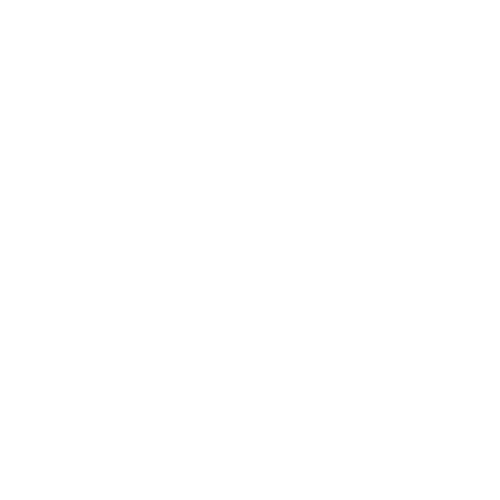
Frame 1 (no input)
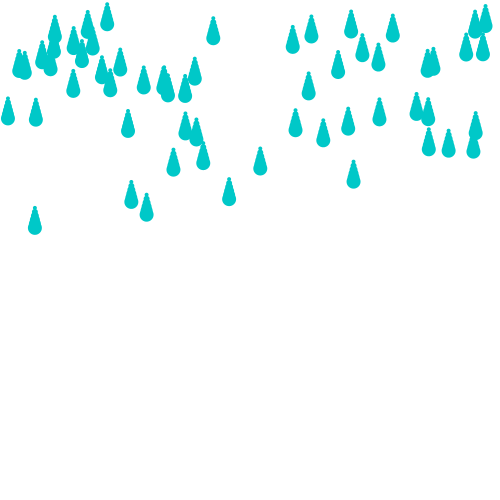
Frame 60 (the mouse pressed at the canvas centre just before this capture)
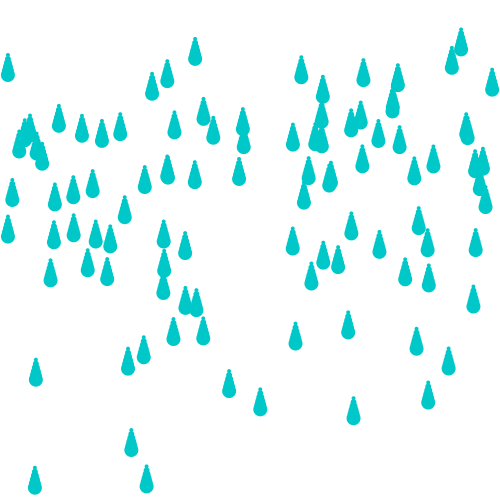
Frame 120 (the mouse held since frame 60 and released just before this capture)

The Processing sketch that drew these frames (run headless with seeded random() and noise(); from frame 60 on, the mouse is pressed at the canvas centre):

// Processing sketch: Ex_drop3
// ── Ex_drop3.pde
class Drop {
  int r;
  float x,y,speed;
  color c;
  Drop() {
    this.r=8;
    this.x=random(width);
    this.y=-this.r;
    this.speed=random(1,5);
    this.c=color(0,200,200);
  }

  void move() {
    this.y+=this.speed;
  }

  boolean is_bottom() {
    return this.y>height+this.r;
  }

  void display() {
    fill(this.c);
    noStroke();
    for (int i=2; i<this.r; i++) {
      //fill(this.c,(i-2)*40);
      ellipse(this.x,this.y+i*4,i*2,i*2);
    }
  }
}

Drop[] drops = new Drop[100];

void setup() {
  size(500,500);
}

void draw() {
  background(255);
  for (int i=0; i<drops.length; i++) {
    if (drops[i] == null) {
      drops[i] = new Drop();
      break;
    } else {
      drops[i].move();
      drops[i].display();
      if (drops[i].is_bottom()) {
        drops[i].x=random(width);
        drops[i].y=-drops[i].r*5;
      }
    }
  }
}
